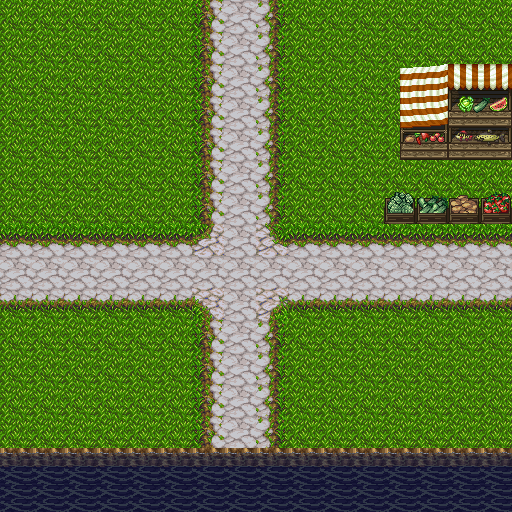

A 2D game scene composited from a Tiled map and its tileset images. What follows is a short description and the map's XML, with every tile layer's data as written:
An orthogonal 16x16 tile map with 32x32 px tiles, 2 tile layers (Background, Scene) and 43 objects (39x collision, event).

<map version="1.0" orientation="orthogonal" renderorder="right-down" width="16" height="16" tilewidth="32" tileheight="32" nextobjectid="162">
 <tileset firstgid="1" name="PathAndObjects" tilewidth="32" tileheight="32" tilecount="256" columns="16">
  <image source="../PathAndObjects.png" width="512" height="512" />
 </tileset>
 <layer name="Background" width="16" height="16">
  <data encoding="csv">
178,178,178,178,178,178,97,98,99,178,178,178,178,178,178,178,
178,178,178,178,178,178,97,98,99,178,178,178,178,178,178,178,
178,178,178,178,178,178,97,98,99,178,178,178,178,178,178,178,
178,178,178,178,178,178,97,98,99,178,178,178,178,178,178,178,
178,178,178,178,178,178,97,98,99,178,178,178,178,178,178,178,
178,178,178,178,178,178,97,98,99,178,178,178,178,178,178,178,
178,178,178,178,178,178,97,98,99,178,178,178,178,178,178,178,
82,82,82,82,82,82,69,98,68,82,82,82,82,82,82,82,
98,98,98,98,98,98,98,98,98,98,98,98,98,98,98,98,
114,114,114,114,114,114,53,98,52,114,114,114,114,114,114,114,
178,178,178,178,178,178,97,98,99,178,178,178,178,178,178,178,
178,178,178,178,178,178,97,98,99,178,178,178,178,178,178,178,
178,178,178,178,178,178,97,98,99,178,178,178,178,178,178,178,
178,178,178,178,178,178,97,98,99,178,178,178,178,178,178,178,
210,210,210,210,210,210,210,210,210,210,210,210,210,210,210,210,
164,164,164,164,164,164,164,164,164,164,164,164,164,164,164,164
</data>
 </layer>
 <layer name="Scene" width="16" height="16">
  <properties>
   <property name="is_barrier" value="True" />
  </properties>
  <data encoding="csv">
0,0,0,0,0,0,0,0,0,0,0,0,0,0,0,0,
0,0,0,0,0,0,0,0,0,0,0,0,0,0,0,0,
0,0,0,0,0,0,0,0,0,0,0,0,13,14,15,16,
0,0,0,0,0,0,0,0,0,0,0,0,29,30,31,32,
0,0,0,0,0,0,0,0,0,0,0,0,45,46,47,48,
0,0,0,0,0,0,0,0,0,0,0,0,0,0,0,0,
0,0,0,0,0,0,0,0,0,0,0,0,125,126,127,128,
0,0,0,0,0,0,0,0,0,0,0,0,0,0,0,0,
0,0,0,0,0,0,0,0,0,0,0,0,0,0,0,0,
0,0,0,0,0,0,0,0,0,0,0,0,0,0,0,0,
0,0,0,0,0,0,0,0,0,0,0,0,0,0,0,0,
0,0,0,0,0,0,0,0,0,0,0,0,0,0,0,0,
0,0,0,0,0,0,0,0,0,0,0,0,0,0,0,0,
0,0,0,0,0,0,0,0,0,0,0,0,0,0,0,0,
0,0,0,0,0,0,0,0,0,0,0,0,0,0,0,0,
0,0,0,0,0,0,0,0,0,0,0,0,0,0,0,0
</data>
 </layer>
 <objectgroup name="Objects">
  <object id="68" name="bag" type="collision" gid="168" x="352" y="352" width="32" height="32" />
  <object id="70" name="bag" type="collision" gid="168" x="352" y="352" width="32" height="32" />
  <object id="72" name="bag" type="collision" gid="168" x="352" y="352" width="32" height="32" />
  <object id="73" type="collision" gid="168" x="288" y="352" width="32" height="32" />
  <object id="74" type="collision" gid="168" x="160" y="352" width="32" height="32" />
  <object id="75" type="collision" gid="168" x="32" y="352" width="32" height="32" />
  <object id="76" type="collision" gid="168" x="96" y="352" width="32" height="32" />
  <object id="120" type="collision" x="384" y="192" width="32" height="32" />
  <object id="121" type="collision" x="416" y="192" width="32" height="32" />
  <object id="122" type="collision" x="448" y="192" width="32" height="32" />
  <object id="123" type="collision" x="480" y="192" width="32" height="32" />
  <object id="126" type="collision" x="384" y="64" width="32" height="32" />
  <object id="127" type="collision" x="384" y="96" width="32" height="32" />
  <object id="129" type="collision" x="384" y="128" width="32" height="32" />
  <object id="130" type="collision" x="416" y="128" width="32" height="32" />
  <object id="131" type="collision" x="448" y="128" width="32" height="32" />
  <object id="132" type="collision" x="480" y="128" width="32" height="32" />
  <object id="133" type="collision" x="416" y="64" width="32" height="32" />
  <object id="134" type="collision" x="448" y="64" width="32" height="32" />
  <object id="135" type="collision" x="480" y="64" width="32" height="32" />
  <object id="136" type="collision" x="480" y="96" width="32" height="32" />
  <object id="137" type="collision" x="448" y="96" width="32" height="32" />
  <object id="138" type="collision" x="416" y="96" width="32" height="32" />
  <object id="142" type="collision" x="0" y="448" width="32" height="32" />
  <object id="143" type="collision" x="32" y="448" width="32" height="32" />
  <object id="144" type="collision" x="64" y="448" width="32" height="32" />
  <object id="145" type="collision" x="96" y="448" width="32" height="32" />
  <object id="146" type="collision" x="128" y="448" width="32" height="32" />
  <object id="147" type="collision" x="192" y="448" width="32" height="32" />
  <object id="148" type="collision" x="160" y="448" width="32" height="32" />
  <object id="149" type="collision" x="224" y="448" width="32" height="32" />
  <object id="150" type="collision" x="256" y="448" width="32" height="32" />
  <object id="151" type="collision" x="288" y="448" width="32" height="32" />
  <object id="152" type="collision" x="320" y="448" width="32" height="32" />
  <object id="153" type="collision" x="352" y="448" width="32" height="32" />
  <object id="154" type="collision" x="384" y="448" width="32" height="32" />
  <object id="155" type="collision" x="416" y="448" width="32" height="32" />
  <object id="156" type="collision" x="448" y="448" width="32" height="32" />
  <object id="157" type="collision" x="480" y="448" width="32" height="32" />
  <object id="158" name="start" type="event" x="32" y="64" width="32" height="32" />
  <object id="159" x="224" y="0" width="32" height="32" />
  <object id="160" x="0" y="256" width="32" height="32" />
  <object id="161" x="480" y="256" height="32" />
 </objectgroup>
</map>
